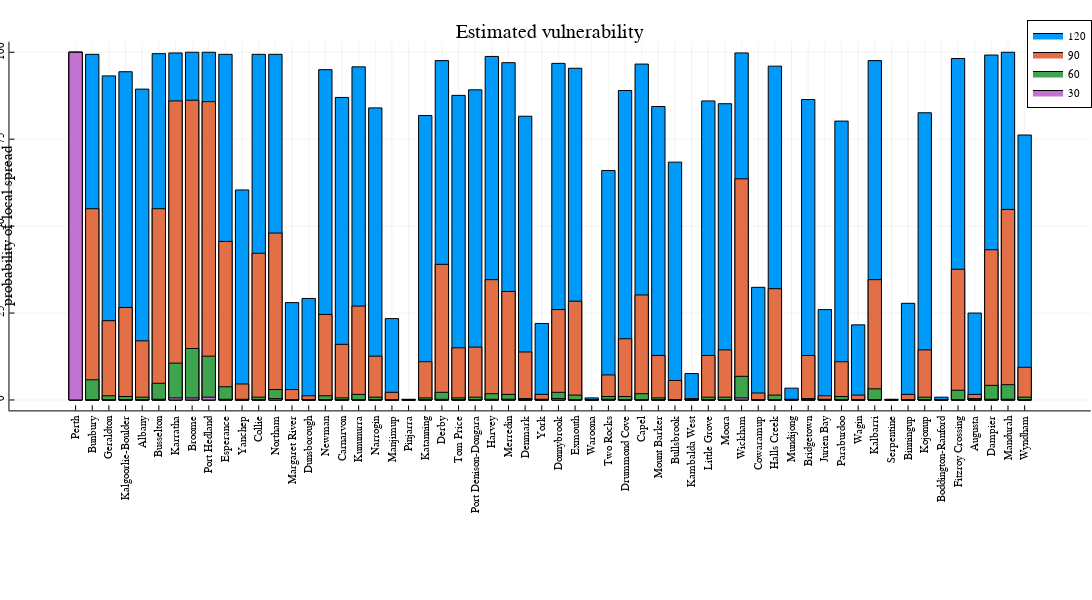

The notebook cell saved with this chart:
### Code cell
bar(locale,impactloc, rotation=90, ylabel="probability of local spread", xticks=(0.5:1:length(locale),locale),linetype=:bar,label=nday,size=(3500,600),title="Estimated vulnerability" )
